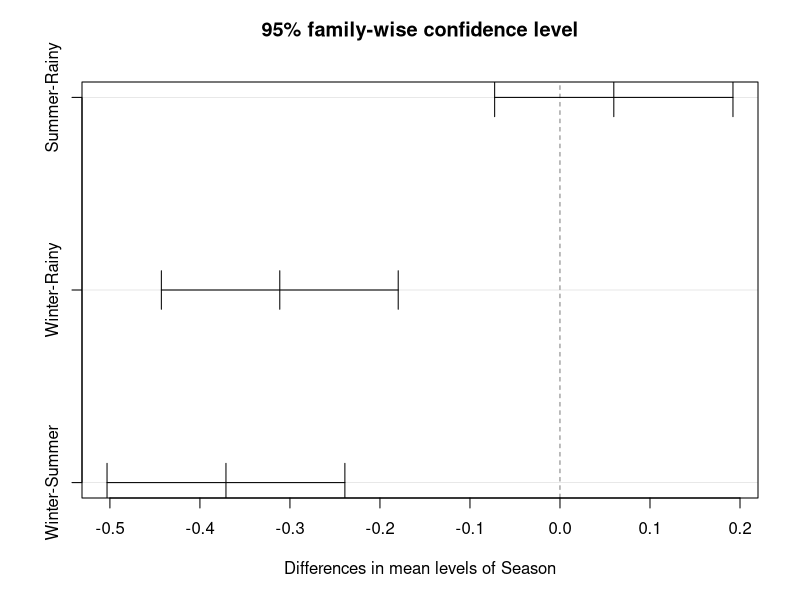
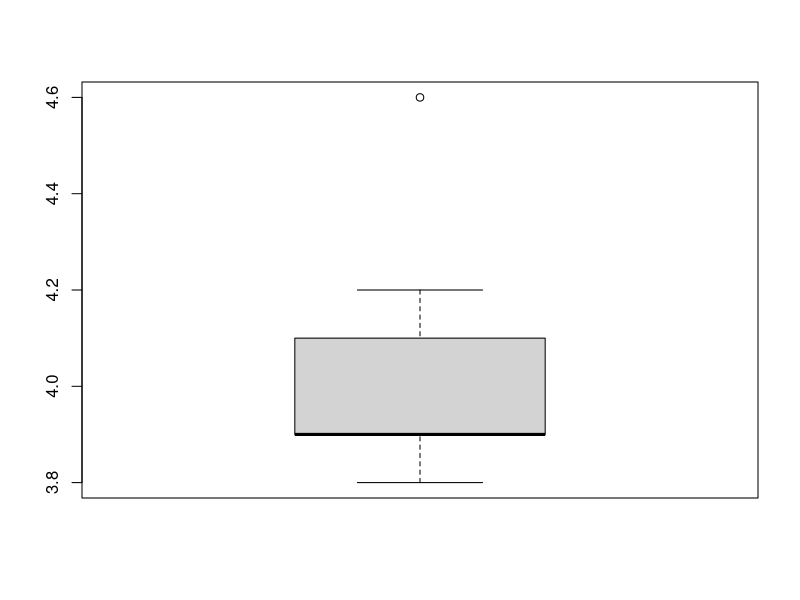

Generate these figures, in order, with R:
#=======================================================================
#
# Project 2 - Cold Storage
#
#=======================================================================
#calling all libraries that we are going to use
library(readr)
library(dplyr)
library(ggpubr)



#=======================================================================
# problem 1
#=======================================================================

#setting up working directory
setwd("C:/Users/ahmasiri/Desktop/PGP DSBA/DSBA/Data/Project 2 - Cold Storage")


#reading data from csv file to Cold_Storage_Temp_Data variable and view it
Cold_Storage_Temp_Data <- read.csv("Cold_Storage_Temp_Data.csv")
View(Cold_Storage_Temp_Data)

#check if ther is any NA value in dataset
anyNA(Cold_Storage_Temp_Data)

#Return a summary of the dataset variables.
summary(Cold_Storage_Temp_Data)

#Retrieve the dimension of an object.
dim(Cold_Storage_Temp_Data)

#Get the names of an object.
names(Cold_Storage_Temp_Data)

#Display the internal structure of an dataset.
str(Cold_Storage_Temp_Data)

#Returns the first 10 rows of the dataset.
head(Cold_Storage_Temp_Data, 10)

#Returns the last 10 rows of the dataset.
tail(Cold_Storage_Temp_Data, 10)

#objects in the dataset can be accessed by simply giving their names
attach(Cold_Storage_Temp_Data)

#findoing mean cold storage temperature for summer,winter and Rainy Season
aggregate(x = Temperature,                # Specify data column
          by = list(Season),              # Specify group indicator
          FUN = mean)                     # Specify function (i.e. mean)

#Finding overall mean for the full year
theMean <- mean(Temperature)

#Finding Standard Deviation for the full year
theSD <- sd(Temperature)

#the probability of temperature having fallen below 2 C
pnorm(2, mean=theMean, sd=theSD, lower.tail = T)
#calculate percentage
pnorm(2, mean=theMean, sd=theSD, lower.tail = T) * 100

#the probability of temperature having gone above 4 C
pnorm(4, mean=theMean, sd=theSD, lower.tail = F)
#calculate percentage
pnorm(4, mean=theMean, sd=theSD, lower.tail = F) * 100





# one-way ANOVA
#ompute summary statistics by groups - count, mean, sd:
group_by(Cold_Storage_Temp_Data, Season) %>%
  summarise(
    count = n(),
    mean = mean(Temperature, na.rm = TRUE),
    sd = sd(Temperature, na.rm = TRUE)
  )

# Compute the analysis of variance
one.way <- aov(Temperature ~ Season, data = Cold_Storage_Temp_Data)
# Summary of the analysis
summary(one.way)
#find how the treatment levels differ from one another
TukeyHSD(one.way)
#ploting TukeHSD
plot(TukeyHSD(one.way))




#=======================================================================
# problem 2
#=======================================================================

#reading data from csv file to Cold_Storage_Mar2018 variable and view it
Cold_Storage_Mar2018 <- read_csv("Cold_Storage_Mar2018.csv")
View(Cold_Storage_Mar2018)

#check if ther is any NA value in dataset
anyNA(Cold_Storage_Mar2018)

#take look to data throgh boxplot
boxplot(Cold_Storage_Mar2018$Temperature)

#performing t-test
t.test(x=Cold_Storage_Mar2018$Temperature, mu = 3.9, alt = 'greater')

#=======================================================================
#
# T H E - E N D
#
#=======================================================================

